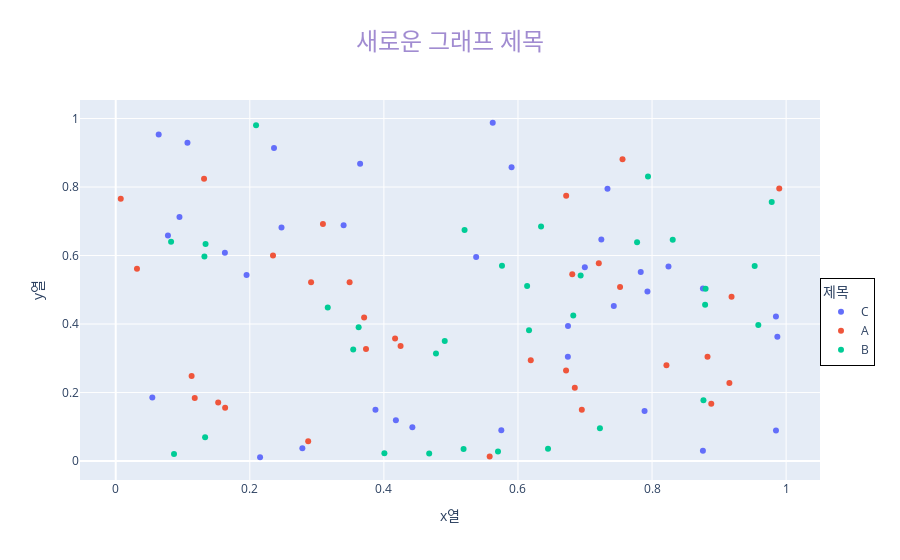

Notebook source saved alongside this figure:
### Code cell
import plotly.express as px
import pandas as pd
import numpy as np

df = pd.DataFrame({
    "x열": np.random.rand(100), # 0부터 1미만의 실수자료형의 난수형태 값을 랜덤으로 생성
    "y열": np.random.rand(100), # 0부터 1미만의 실수자료형의 난수형태 값을 랜덤으로 생성
    "색상기준열" : np.random.choice(["A", "B", "C"],100) # 0부터 1미만의 실수자료형의 난수형태 값을 랜덤으로 생성
})

fig = px.scatter(
    df,
    x="x열",
    y="y열",
    color = "색상기준열",
    title = "산점도 예제"
)

fig.update_layout(
    title = {
        "text": "새로운 그래프 제목",
        "font": {"size": 24, "color": "#a18cd1"},
        "x": 0.5
    },
    # legend=dict(title="제목")
    
    # legend={
    #     "title": "제목"
    # }

    legend={
        "title": "제목",
        "x": 1,
        "y": 0.3,
        "bordercolor": "black",
        "borderwidth": 1
    }
)

fig.show()

### Figure 1 — Plotly figure (JSON) as saved in the notebook; plotly's stock layout.template omitted (floating-point values rounded to 4 significant figures)
{"data": [{"hovertemplate": "색상기준열=C<br>x열=%{x}<br>y열=%{y}<extra></extra>", "legendgroup": "C", "marker": {"color": "#636efa", "symbol": "circle"}, "mode": "markers", "name": "C", "orientation": "v", "showlegend": true, "type": "scatter", "x": [0.7429, 0.07789, 0.8759, 0.9869, 0.7244, 0.5905, 0.107, 0.2784, 0.9849, 0.1952, 0.6744, 0.0951, 0.5752, 0.4425, 0.9848, 0.2153, 0.2473, 0.8759, 0.3874, 0.7931, 0.3645, 0.7831, 0.1629, 0.5376, 0.6997, 0.6746, 0.2361, 0.7335, 0.7888, 0.05462, 0.8245, 0.5624, 0.3399, 0.06411, 0.4179], "xaxis": "x", "y": [0.453, 0.6582, 0.5037, 0.3632, 0.647, 0.8574, 0.9295, 0.03719, 0.08919, 0.5435, 0.3047, 0.7124, 0.08968, 0.09876, 0.4224, 0.0111, 0.6819, 0.0304, 0.15, 0.4947, 0.868, 0.5517, 0.6082, 0.5955, 0.566, 0.3939, 0.9138, 0.7952, 0.1463, 0.1856, 0.5681, 0.9877, 0.6885, 0.953, 0.1192], "yaxis": "y"}, {"hovertemplate": "색상기준열=A<br>x열=%{x}<br>y열=%{y}<extra></extra>", "legendgroup": "A", "marker": {"color": "#EF553B", "symbol": "circle"}, "mode": "markers", "name": "A", "orientation": "v", "showlegend": true, "type": "scatter", "x": [0.8215, 0.1179, 0.007512, 0.4249, 0.6952, 0.03171, 0.3091, 0.6717, 0.1318, 0.1132, 0.9897, 0.1528, 0.3489, 0.9186, 0.1632, 0.3733, 0.2871, 0.7523, 0.756, 0.5578, 0.4167, 0.9154, 0.6719, 0.681, 0.6191, 0.7206, 0.2346, 0.2914, 0.3705, 0.8827, 0.8883, 0.6848], "xaxis": "x", "y": [0.2795, 0.184, 0.7659, 0.3358, 0.1497, 0.5612, 0.6918, 0.2644, 0.824, 0.2486, 0.7959, 0.1711, 0.5222, 0.4796, 0.156, 0.3274, 0.05781, 0.5085, 0.8814, 0.01332, 0.3575, 0.2275, 0.7748, 0.5453, 0.2945, 0.5775, 0.6001, 0.5221, 0.4188, 0.3045, 0.1671, 0.2143], "yaxis": "y"}, {"hovertemplate": "색상기준열=B<br>x열=%{x}<br>y열=%{y}<extra></extra>", "legendgroup": "B", "marker": {"color": "#00cc96", "symbol": "circle"}, "mode": "markers", "name": "B", "orientation": "v", "showlegend": true, "type": "scatter", "x": [0.6825, 0.8767, 0.134, 0.08698, 0.5189, 0.5762, 0.6935, 0.6344, 0.4908, 0.6165, 0.4008, 0.5203, 0.7939, 0.1323, 0.8308, 0.3543, 0.1334, 0.8791, 0.9785, 0.4676, 0.9531, 0.3163, 0.5702, 0.3623, 0.0826, 0.6137, 0.4777, 0.6448, 0.8799, 0.2093, 0.7777, 0.9585, 0.7223], "xaxis": "x", "y": [0.425, 0.1778, 0.6338, 0.02049, 0.03503, 0.5703, 0.5419, 0.6848, 0.3505, 0.3818, 0.02284, 0.6744, 0.8306, 0.5971, 0.6458, 0.3256, 0.06933, 0.4566, 0.756, 0.02221, 0.5698, 0.4484, 0.02764, 0.3907, 0.6401, 0.5114, 0.3141, 0.03589, 0.503, 0.9803, 0.6387, 0.3969, 0.09578], "yaxis": "y"}], "layout": {"legend": {"bordercolor": "black", "borderwidth": 1, "title": {"text": "제목"}, "tracegroupgap": 0, "x": 1, "y": 0.3}, "title": {"font": {"color": "#a18cd1", "size": 24}, "text": "새로운 그래프 제목", "x": 0.5}, "xaxis": {"anchor": "y", "domain": [0, 1], "title": {"text": "x열"}}, "yaxis": {"anchor": "x", "domain": [0, 1], "title": {"text": "y열"}}}}
